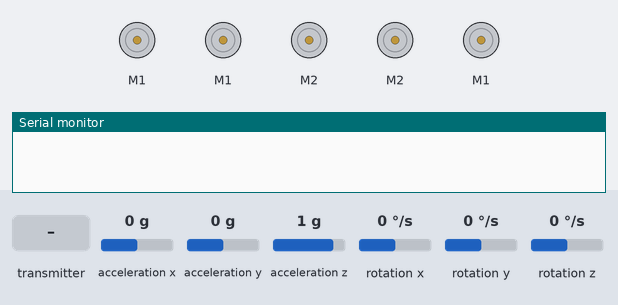
The sketch below on a simulated Arduino Mega 2560, built with avr-gcc and run on an emulated ATmega2560. On the bench: 5 × DC motor (green arrow = forward, orange = backward, longer = faster), the last lines printed to the serial monitor. Inputs (shaded band) come from the test bench; at power-on: rotation z 0 °/s, acceleration x 0 g, acceleration y 0 g, acceleration z 1 g, rotation x 0 °/s, rotation y 0 °/s. No radio packets arrive unless stated.

Above: at 1.2 s.
1.3 s: the transmitter starts sending LX = 0
2.8 s: rotation z set to -9 °/s
At 3.47 s:
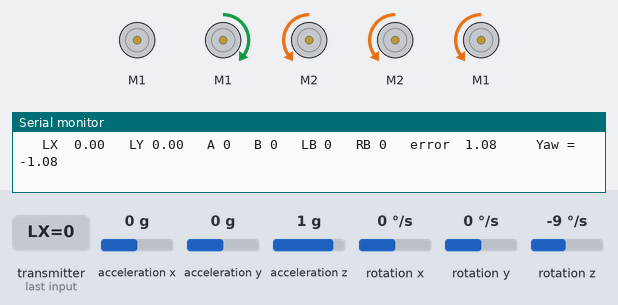
At 5.6 s:
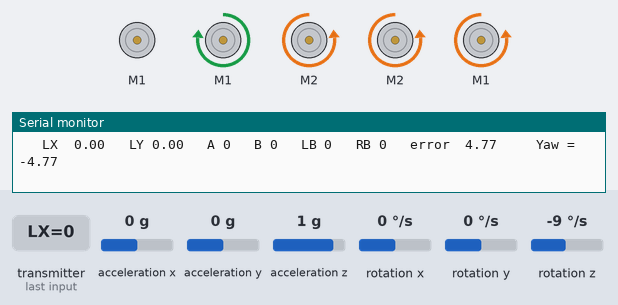
5.8 s: the transmitter starts sending LY = 256
8.8 s: the transmitter starts sending LX = 512
11.8 s: rotation z set to 192 °/s
At 13.2 s:
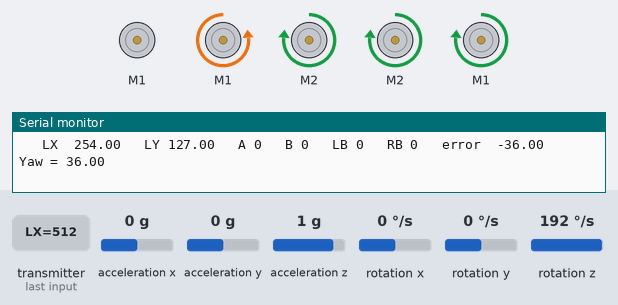
14.8 s: rotation z set to -192 °/s
At 16.96 s:
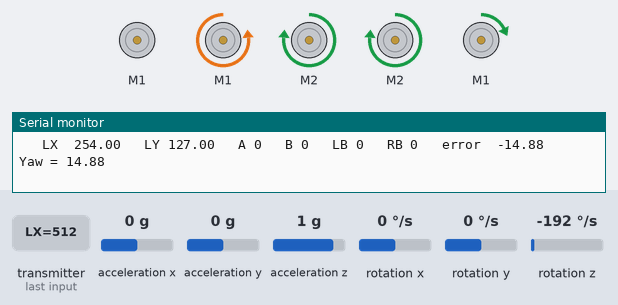
Timing chart, 0 to 18.8 s (numbered marks = the images above; inputs shaded):
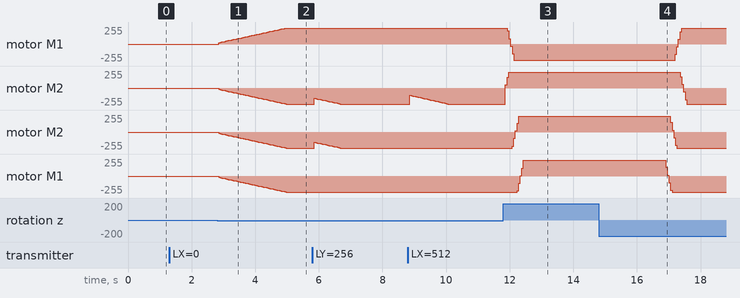

The sketch:

26feb_bot1_with_nrf.ino
```cpp
#include <SPI.h>
// #include <nRF24L01.h>
#include <RF24.h>
#define CE_PIN 23
#define CSN_PIN 22
RF24 radio(CE_PIN, CSN_PIN);
const uint64_t address = 0xF0F0F0F0E1LL;  // Match transmitter
struct XboxData {
  int LX, LY, RX, RY;
  bool A, B, X, Y, LB, RB, L3, R3, START, BACK, XBOX, UP, DOWN, LEFT, RIGHT;
};
#include <Wire.h>
#include <MPU6050.h>
MPU6050 mpu;
unsigned long timer = 0;
float timeStep = 0.01;
float yaw = 0;

#include <SoftwareSerial.h>
#include <SabertoothSimplified.h>
SoftwareSerial SWSerial1(NOT_A_PIN, 2);
SabertoothSimplified ST1(SWSerial1);
SoftwareSerial SWSerial2(NOT_A_PIN, 3);
SabertoothSimplified ST2(SWSerial2);
SoftwareSerial SWSerial3(NOT_A_PIN, 4);
SabertoothSimplified ST3(SWSerial3);

float R, theta, M, count1 = 0, count2 = 0, count3 = 0, count4 = 0, h = 0, j = 0, k = 0, l = 0, setpoint = 0, pre_error, proportional, integral, derivative, error, pid, L1, L2, R1, R2, LY, LX, a, b, c, d, A, B, C, D;
float kp = 0, ki = 0, kd = 0;
int red_ref = 0;
int L1_ref = 0;
int R1_ref = 0;
float motor_A = 0;
float motor_B = 0;
float motor_C = 0;
float motor_D = 0;

int RY, RX, Ax, Bx, Xx, Yx, up, down, left, right,RB,LB;


void setup() {

  radio.begin();
  radio.openReadingPipe(0, address);
  radio.setPALevel(RF24_PA_LOW);
  // radio.setDataRate(RF24_250KBPS);
  radio.startListening();

  SWSerial1.begin(9600);
  SWSerial2.begin(9600);
  SWSerial3.begin(9600);

  Serial.begin(115200);
  while (!mpu.begin(MPU6050_SCALE_2000DPS, MPU6050_RANGE_2G)) {
    Serial.println("Could not find a valid MPU6050 sensor, check wiring!");
    delay(500);
  }
  mpu.calibrateGyro();
  mpu.setThreshold(1);
}

void loop() {
  if (radio.available()) {
    XboxData receivedData;
    radio.read(&receivedData, sizeof(receivedData));

    timer = millis();
    Vector norm = mpu.readNormalizeGyro();
    yaw = yaw + norm.ZAxis * timeStep;
    delay((timeStep * 1000) - (millis() - timer));

    LX = receivedData.LX;
    LY = receivedData.LY;
    RX = receivedData.RX;
    RY = receivedData.RY;
    Ax=receivedData.A;
    Bx=receivedData.B;
    Xx=receivedData.X;
    Yx=receivedData.Y;
    up=receivedData.UP;
    down=receivedData.DOWN;
    left=receivedData.LEFT;
    right=receivedData.RIGHT;
    LB=receivedData.LB;
    RB=receivedData.RB;
     if(Ax == 1){
    ST3.motor(-127);
  }
   if(Ax == 0){
    ST3.motor(0);
  }
  if(Bx==1){
    ST3.motor(127);
  }
   if(Bx==0){
    ST3.motor(0);
  }

    if (error >= 5 && error <= -5) {
      kp = 5, kd = 20, ki = 0.0001;
    } else {
      kp = 30, kd = 90;
      ki = 0.001;
    }
    LX = map(LX, -255, 255, -127, 127);
    LY = map(LY, -255, 255, -127, 127);

    R = sqrt((LX * LX) + (LY * LY));
    theta = atan2(LY, LX);
    theta = theta * 180 / 3.142;

    a = R * sin((theta - 45) * 3.142 / 180);
    b = R * sin((135 - theta) * 3.142 / 180);
   d = R * sin((135 - theta) * 3.142 / 180);
    c = R * sin((theta - 45) * 3.142 / 180);


    error = setpoint - yaw;
    proportional = error;
    integral = integral + error;
    derivative = error - pre_error;
    pre_error = error;
    pid = kp * proportional + ki * integral + kd * derivative;

    A = a + pid;
    B = b - pid;
    C = c - pid;
    D = -d - pid;
    motor_A = constrain(A, -120, 120);
    motor_B = constrain(B, -120, 120);
    motor_C = constrain(C, -120, 120);
    motor_D = constrain(D, -120, 120);
    ST1.motor(1, motor_A);
    ST1.motor(2, motor_B);
    ST2.motor(2, motor_C);
    ST2.motor(1, motor_D);

    Serial.print("   LX  ");
    Serial.print(LX);
    Serial.print("   LY ");
    Serial.print(LY);
    Serial.print("   A ");
    Serial.print(Ax);
    Serial.print("   B ");
    Serial.print(Bx);
    Serial.print("   LB ");
    Serial.print(LB);
    Serial.print("   RB ");
    Serial.print(RB);
    Serial.print("   error  ");
    Serial.print(error);
    Serial.print("     Yaw = ");
    Serial.println(yaw);
}
}
```

Measured:
- after the input at 2.8 s, motor M1: moves from stopped to forward 240/255 over 2.1 s, starting after 0.05 s; motor M2, motor M2, motor M1: moves from stopped to backward 240/255 over 2.1 s, starting after 0.05 s
- after the input at 11.8 s, motor M1: forward 240/255 → backward 32/255 after 0.12 s, → backward 240/255 0.16 s later; motor M2: backward 240/255 → forward 240/255 after 0.07 s; motor M2: backward 240/255 → forward 240/255 after 0.27 s; motor M1: backward 240/255 → forward 240/255 after 0.43 s
- after the input at 14.8 s, motor M1: backward 240/255 → forward 240/255 after 2.4 s; motor M2: forward 240/255 → backward 240/255 after 2.6 s; motor M2: forward 240/255 → backward 240/255 after 2.3 s; motor M1: forward 240/255 → backward 240/255 after 2.1 s
